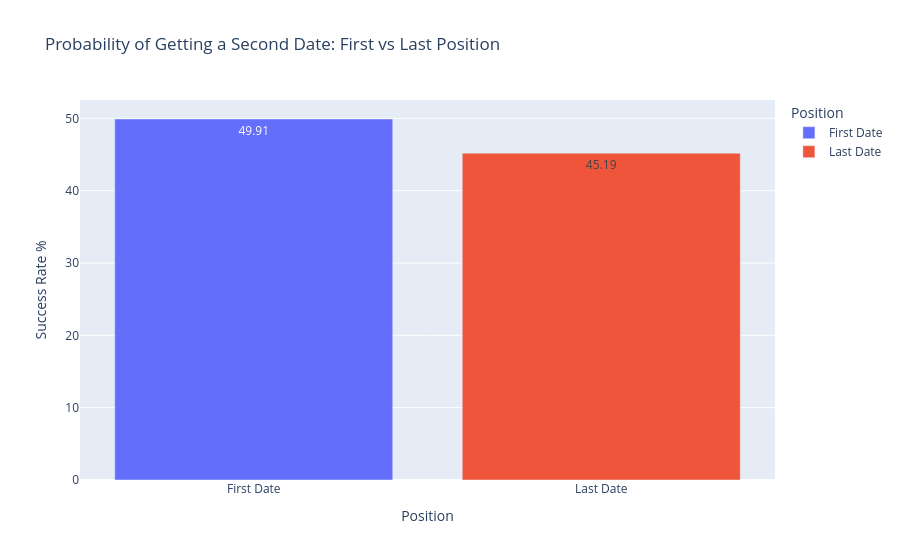

Notebook code cell kept with this figure:
### Code cell
fig = px.bar(
    df_viz, 
    x='Position', 
    y='Success Rate %',
    color='Position', 
    title="Probability of Getting a Second Date: First vs Last Position",
    text_auto='.2f' # Show the numbers on top
)
fig.show()

### Figure 1 — Plotly figure (JSON) as saved in the notebook; plotly's stock layout.template omitted (floating-point values rounded to 4 significant figures)
{"data": [{"alignmentgroup": "True", "hovertemplate": "Position=%{x}<br>Success Rate %=%{y}<extra></extra>", "legendgroup": "First Date", "marker": {"color": "#636efa", "pattern": {"shape": ""}}, "name": "First Date", "offsetgroup": "First Date", "orientation": "v", "showlegend": true, "textposition": "auto", "texttemplate": "%{y:.2f}", "type": "bar", "x": ["First Date"], "xaxis": "x", "y": [49.91], "yaxis": "y"}, {"alignmentgroup": "True", "hovertemplate": "Position=%{x}<br>Success Rate %=%{y}<extra></extra>", "legendgroup": "Last Date", "marker": {"color": "#EF553B", "pattern": {"shape": ""}}, "name": "Last Date", "offsetgroup": "Last Date", "orientation": "v", "showlegend": true, "textposition": "auto", "texttemplate": "%{y:.2f}", "type": "bar", "x": ["Last Date"], "xaxis": "x", "y": [45.19], "yaxis": "y"}], "layout": {"barmode": "relative", "legend": {"title": {"text": "Position"}, "tracegroupgap": 0}, "title": {"text": "Probability of Getting a Second Date: First vs Last Position"}, "xaxis": {"anchor": "y", "categoryarray": ["First Date", "Last Date"], "categoryorder": "array", "domain": [0, 1], "title": {"text": "Position"}}, "yaxis": {"anchor": "x", "domain": [0, 1], "title": {"text": "Success Rate %"}}}}
